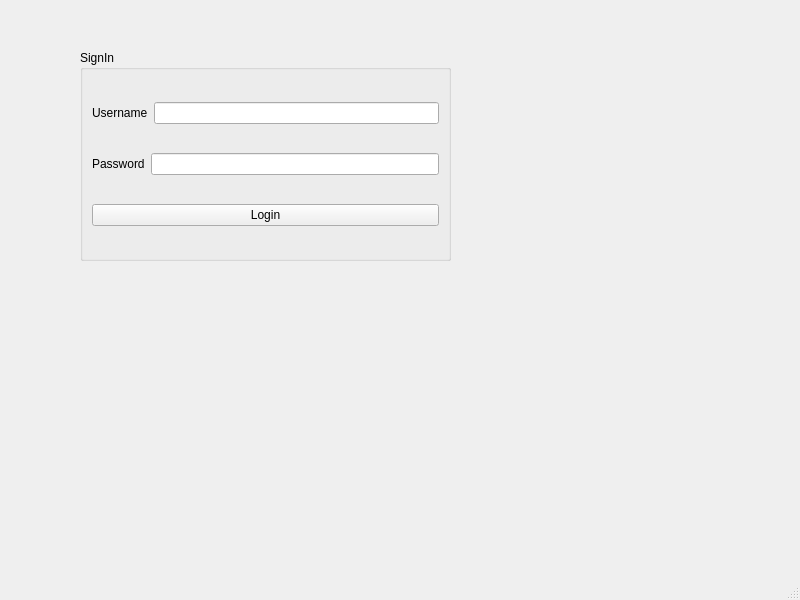
<?xml version="1.0" encoding="UTF-8"?>
<ui version="4.0">
 <class>MainWindow</class>
 <widget class="QMainWindow" name="MainWindow">
  <property name="geometry">
   <rect>
    <x>0</x>
    <y>0</y>
    <width>800</width>
    <height>600</height>
   </rect>
  </property>
  <property name="windowTitle">
   <string>MainWindow</string>
  </property>
  <widget class="QWidget" name="centralwidget">
   <widget class="QGroupBox" name="groupBox">
    <property name="geometry">
     <rect>
      <x>80</x>
      <y>50</y>
      <width>371</width>
      <height>211</height>
     </rect>
    </property>
    <property name="title">
     <string>SignIn</string>
    </property>
    <layout class="QVBoxLayout" name="verticalLayout">
     <item>
      <layout class="QHBoxLayout" name="horizontalLayout">
       <item>
        <widget class="QLabel" name="label">
         <property name="text">
          <string>Username</string>
         </property>
        </widget>
       </item>
       <item>
        <widget class="QLineEdit" name="lineEdit_username"/>
       </item>
      </layout>
     </item>
     <item>
      <layout class="QHBoxLayout" name="horizontalLayout_2">
       <item>
        <widget class="QLabel" name="label_2">
         <property name="text">
          <string>Password</string>
         </property>
        </widget>
       </item>
       <item>
        <widget class="QLineEdit" name="lineEdit_password">
         <property name="echoMode">
          <enum>QLineEdit::Password</enum>
         </property>
        </widget>
       </item>
      </layout>
     </item>
     <item>
      <widget class="QPushButton" name="pushButton_login">
       <property name="text">
        <string>Login</string>
       </property>
      </widget>
     </item>
    </layout>
   </widget>
  </widget>
  <widget class="QMenuBar" name="menubar">
   <property name="geometry">
    <rect>
     <x>0</x>
     <y>0</y>
     <width>800</width>
     <height>21</height>
    </rect>
   </property>
  </widget>
  <widget class="QStatusBar" name="statusbar"/>
 </widget>
 <resources/>
 <connections/>
</ui>
